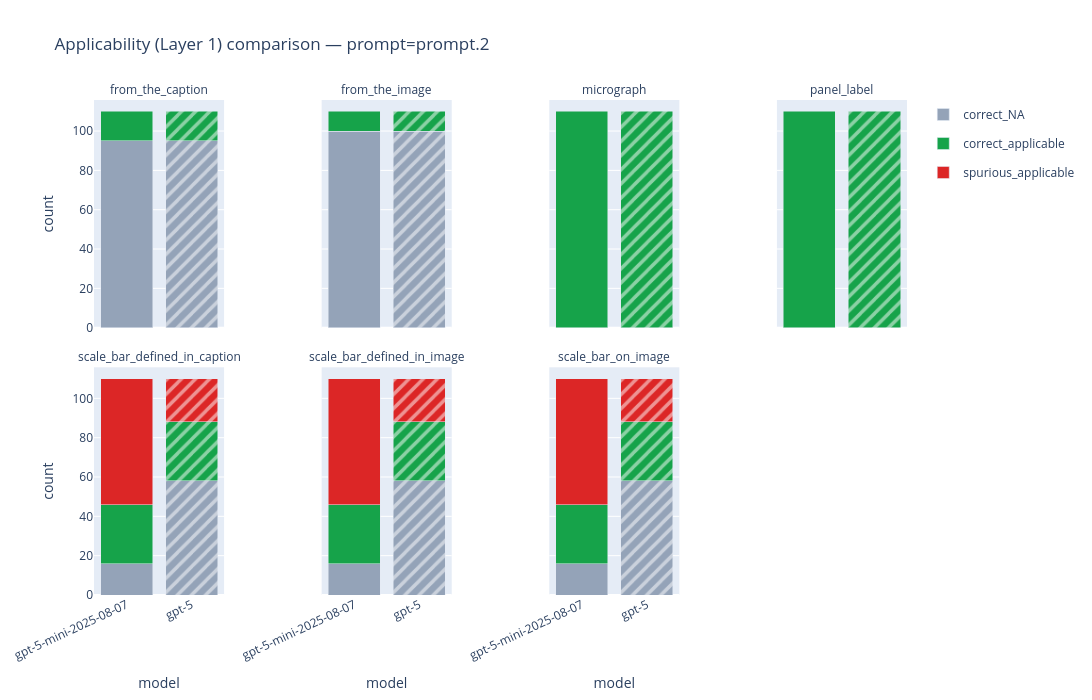

The notebook cell this image was saved under:
### Markdown cell above
### Comparing models

Same layout for `PROMPT` (default `prompt.2`). Models on the x-axis; distinguished by **bar hatching**.

### Code cell
fig_layer1_model = plot_comparison_layer1(
    summaries,
    compare="model",
    prompt=PROMPT,
)
fig_layer1_model.update_layout(
    height=LAYER1_FIG_HEIGHT,
    width=LAYER1_FIG_WIDTH,
    autosize=True,
)
fig_layer1_model.show()

### Figure 1 — Plotly figure (JSON) as saved in the notebook; plotly's stock layout.template omitted (floating-point values rounded to 4 significant figures)
{"data": [{"customdata": [["from_the_caption", "gpt-5-mini-2025-08-07"], ["from_the_caption", "gpt-5"]], "hovertemplate": "field=%{customdata[0]}<br>model=%{customdata[1]}<br>correct_NA=%{y}<extra></extra>", "legendgroup": "correct_NA", "marker": {"color": "#94a3b8", "pattern": {"fgcolor": "#ffffff", "shape": ["", "/"], "solidity": 0.35}}, "name": "correct_NA", "showlegend": true, "type": "bar", "x": ["gpt-5-mini-2025-08-07", "gpt-5"], "xaxis": "x", "y": [95, 95], "yaxis": "y"}, {"customdata": [["from_the_caption", "gpt-5-mini-2025-08-07"], ["from_the_caption", "gpt-5"]], "hovertemplate": "field=%{customdata[0]}<br>model=%{customdata[1]}<br>correct_applicable=%{y}<extra></extra>", "legendgroup": "correct_applicable", "marker": {"color": "#16a34a", "pattern": {"fgcolor": "#ffffff", "shape": ["", "/"], "solidity": 0.35}}, "name": "correct_applicable", "showlegend": true, "type": "bar", "x": ["gpt-5-mini-2025-08-07", "gpt-5"], "xaxis": "x", "y": [15, 15], "yaxis": "y"}, {"customdata": [["from_the_image", "gpt-5-mini-2025-08-07"], ["from_the_image", "gpt-5"]], "hovertemplate": "field=%{customdata[0]}<br>model=%{customdata[1]}<br>correct_NA=%{y}<extra></extra>", "legendgroup": "correct_NA", "marker": {"color": "#94a3b8", "pattern": {"fgcolor": "#ffffff", "shape": ["", "/"], "solidity": 0.35}}, "name": "correct_NA", "showlegend": false, "type": "bar", "x": ["gpt-5-mini-2025-08-07", "gpt-5"], "xaxis": "x2", "y": [100, 100], "yaxis": "y2"}, {"customdata": [["from_the_image", "gpt-5-mini-2025-08-07"], ["from_the_image", "gpt-5"]], "hovertemplate": "field=%{customdata[0]}<br>model=%{customdata[1]}<br>correct_applicable=%{y}<extra></extra>", "legendgroup": "correct_applicable", "marker": {"color": "#16a34a", "pattern": {"fgcolor": "#ffffff", "shape": ["", "/"], "solidity": 0.35}}, "name": "correct_applicable", "showlegend": false, "type": "bar", "x": ["gpt-5-mini-2025-08-07", "gpt-5"], "xaxis": "x2", "y": [10, 10], "yaxis": "y2"}, {"customdata": [["micrograph", "gpt-5-mini-2025-08-07"], ["micrograph", "gpt-5"]], "hovertemplate": "field=%{customdata[0]}<br>model=%{customdata[1]}<br>correct_applicable=%{y}<extra></extra>", "legendgroup": "correct_applicable", "marker": {"color": "#16a34a", "pattern": {"fgcolor": "#ffffff", "shape": ["", "/"], "solidity": 0.35}}, "name": "correct_applicable", "showlegend": false, "type": "bar", "x": ["gpt-5-mini-2025-08-07", "gpt-5"], "xaxis": "x3", "y": [110, 110], "yaxis": "y3"}, {"customdata": [["panel_label", "gpt-5-mini-2025-08-07"], ["panel_label", "gpt-5"]], "hovertemplate": "field=%{customdata[0]}<br>model=%{customdata[1]}<br>correct_applicable=%{y}<extra></extra>", "legendgroup": "correct_applicable", "marker": {"color": "#16a34a", "pattern": {"fgcolor": "#ffffff", "shape": ["", "/"], "solidity": 0.35}}, "name": "correct_applicable", "showlegend": false, "type": "bar", "x": ["gpt-5-mini-2025-08-07", "gpt-5"], "xaxis": "x4", "y": [110, 110], "yaxis": "y4"}, {"customdata": [["scale_bar_defined_in_caption", "gpt-5-mini-2025-08-07"], ["scale_bar_defined_in_caption", "gpt-5"]], "hovertemplate": "field=%{customdata[0]}<br>model=%{customdata[1]}<br>correct_NA=%{y}<extra></extra>", "legendgroup": "correct_NA", "marker": {"color": "#94a3b8", "pattern": {"fgcolor": "#ffffff", "shape": ["", "/"], "solidity": 0.35}}, "name": "correct_NA", "showlegend": false, "type": "bar", "x": ["gpt-5-mini-2025-08-07", "gpt-5"], "xaxis": "x5", "y": [16, 58], "yaxis": "y5"}, {"customdata": [["scale_bar_defined_in_caption", "gpt-5-mini-2025-08-07"], ["scale_bar_defined_in_caption", "gpt-5"]], "hovertemplate": "field=%{customdata[0]}<br>model=%{customdata[1]}<br>correct_applicable=%{y}<extra></extra>", "legendgroup": "correct_applicable", "marker": {"color": "#16a34a", "pattern": {"fgcolor": "#ffffff", "shape": ["", "/"], "solidity": 0.35}}, "name": "correct_applicable", "showlegend": false, "type": "bar", "x": ["gpt-5-mini-2025-08-07", "gpt-5"], "xaxis": "x5", "y": [30, 30], "yaxis": "y5"}, {"customdata": [["scale_bar_defined_in_caption", "gpt-5-mini-2025-08-07"], ["scale_bar_defined_in_caption", "gpt-5"]], "hovertemplate": "field=%{customdata[0]}<br>model=%{customdata[1]}<br>spurious_applicable=%{y}<extra></extra>", "legendgroup": "spurious_applicable", "marker": {"color": "#dc2626", "pattern": {"fgcolor": "#ffffff", "shape": ["", "/"], "solidity": 0.35}}, "name": "spurious_applicable", "showlegend": true, "type": "bar", "x": ["gpt-5-mini-2025-08-07", "gpt-5"], "xaxis": "x5", "y": [64, 22], "yaxis": "y5"}, {"customdata": [["scale_bar_defined_in_image", "gpt-5-mini-2025-08-07"], ["scale_bar_defined_in_image", "gpt-5"]], "hovertemplate": "field=%{customdata[0]}<br>model=%{customdata[1]}<br>correct_NA=%{y}<extra></extra>", "legendgroup": "correct_NA", "marker": {"color": "#94a3b8", "pattern": {"fgcolor": "#ffffff", "shape": ["", "/"], "solidity": 0.35}}, "name": "correct_NA", "showlegend": false, "type": "bar", "x": ["gpt-5-mini-2025-08-07", "gpt-5"], "xaxis": "x6", "y": [16, 58], "yaxis": "y6"}, {"customdata": [["scale_bar_defined_in_image", "gpt-5-mini-2025-08-07"], ["scale_bar_defined_in_image", "gpt-5"]], "hovertemplate": "field=%{customdata[0]}<br>model=%{customdata[1]}<br>correct_applicable=%{y}<extra></extra>", "legendgroup": "correct_applicable", "marker": {"color": "#16a34a", "pattern": {"fgcolor": "#ffffff", "shape": ["", "/"], "solidity": 0.35}}, "name": "correct_applicable", "showlegend": false, "type": "bar", "x": ["gpt-5-mini-2025-08-07", "gpt-5"], "xaxis": "x6", "y": [30, 30], "yaxis": "y6"}, {"customdata": [["scale_bar_defined_in_image", "gpt-5-mini-2025-08-07"], ["scale_bar_defined_in_image", "gpt-5"]], "hovertemplate": "field=%{customdata[0]}<br>model=%{customdata[1]}<br>spurious_applicable=%{y}<extra></extra>", "legendgroup": "spurious_applicable", "marker": {"color": "#dc2626", "pattern": {"fgcolor": "#ffffff", "shape": ["", "/"], "solidity": 0.35}}, "name": "spurious_applicable", "showlegend": false, "type": "bar", "x": ["gpt-5-mini-2025-08-07", "gpt-5"], "xaxis": "x6", "y": [64, 22], "yaxis": "y6"}, {"customdata": [["scale_bar_on_image", "gpt-5-mini-2025-08-07"], ["scale_bar_on_image", "gpt-5"]], "hovertemplate": "field=%{customdata[0]}<br>model=%{customdata[1]}<br>correct_NA=%{y}<extra></extra>", "legendgroup": "correct_NA", "marker": {"color": "#94a3b8", "pattern": {"fgcolor": "#ffffff", "shape": ["", "/"], "solidity": 0.35}}, "name": "correct_NA", "showlegend": false, "type": "bar", "x": ["gpt-5-mini-2025-08-07", "gpt-5"], "xaxis": "x7", "y": [16, 58], "yaxis": "y7"}, {"customdata": [["scale_bar_on_image", "gpt-5-mini-2025-08-07"], ["scale_bar_on_image", "gpt-5"]], "hovertemplate": "field=%{customdata[0]}<br>model=%{customdata[1]}<br>correct_applicable=%{y}<extra></extra>", "legendgroup": "correct_applicable", "marker": {"color": "#16a34a", "pattern": {"fgcolor": "#ffffff", "shape": ["", "/"], "solidity": 0.35}}, "name": "correct_applicable", "showlegend": false, "type": "bar", "x": ["gpt-5-mini-2025-08-07", "gpt-5"], "xaxis": "x7", "y": [30, 30], "yaxis": "y7"}, {"customdata": [["scale_bar_on_image", "gpt-5-mini-2025-08-07"], ["scale_bar_on_image", "gpt-5"]], "hovertemplate": "field=%{customdata[0]}<br>model=%{customdata[1]}<br>spurious_applicable=%{y}<extra></extra>", "legendgroup": "spurious_applicable", "marker": {"color": "#dc2626", "pattern": {"fgcolor": "#ffffff", "shape": ["", "/"], "solidity": 0.35}}, "name": "spurious_applicable", "showlegend": false, "type": "bar", "x": ["gpt-5-mini-2025-08-07", "gpt-5"], "xaxis": "x7", "y": [64, 22], "yaxis": "y7"}], "layout": {"annotations": [{"align": "center", "font": {"size": 12}, "showarrow": false, "text": "from_the_caption", "x": 0.08, "xanchor": "center", "xref": "paper", "y": 1, "yanchor": "bottom", "yref": "paper"}, {"align": "center", "font": {"size": 12}, "showarrow": false, "text": "from_the_image", "x": 0.36, "xanchor": "center", "xref": "paper", "y": 1, "yanchor": "bottom", "yref": "paper"}, {"align": "center", "font": {"size": 12}, "showarrow": false, "text": "micrograph", "x": 0.64, "xanchor": "center", "xref": "paper", "y": 1, "yanchor": "bottom", "yref": "paper"}, {"align": "center", "font": {"size": 12}, "showarrow": false, "text": "panel_label", "x": 0.92, "xanchor": "center", "xref": "paper", "y": 1, "yanchor": "bottom", "yref": "paper"}, {"align": "center", "font": {"size": 12}, "showarrow": false, "text": "scale_bar_defined_in_caption", "x": 0.08, "xanchor": "center", "xref": "paper", "y": 0.46, "yanchor": "bottom", "yref": "paper"}, {"align": "center", "font": {"size": 12}, "showarrow": false, "text": "scale_bar_defined_in_image", "x": 0.36, "xanchor": "center", "xref": "paper", "y": 0.46, "yanchor": "bottom", "yref": "paper"}, {"align": "center", "font": {"size": 12}, "showarrow": false, "text": "scale_bar_on_image", "x": 0.64, "xanchor": "center", "xref": "paper", "y": 0.46, "yanchor": "bottom", "yref": "paper"}], "autosize": true, "barmode": "stack", "height": 700, "title": {"text": "Applicability (Layer 1) comparison — prompt=prompt.2"}, "width": 1200, "xaxis": {"anchor": "y", "domain": [0, 0.16], "matches": "x5", "showticklabels": false}, "xaxis2": {"anchor": "y2", "domain": [0.28, 0.44], "matches": "x6", "showticklabels": false}, "xaxis3": {"anchor": "y3", "domain": [0.56, 0.72], "matches": "x7", "showticklabels": false}, "xaxis4": {"anchor": "y4", "domain": [0.84, 1], "matches": "x8", "showticklabels": false}, "xaxis5": {"anchor": "y5", "domain": [0, 0.16], "tickangle": -25, "title": {"text": "model"}}, "xaxis6": {"anchor": "y6", "domain": [0.28, 0.44], "tickangle": -25, "title": {"text": "model"}}, "xaxis7": {"anchor": "y7", "domain": [0.56, 0.72], "tickangle": -25, "title": {"text": "model"}}, "xaxis8": {"anchor": "y8", "domain": [0.84, 1], "tickangle": -25, "title": {"text": "model"}}, "yaxis": {"anchor": "x", "domain": [0.54, 1], "rangemode": "tozero", "title": {"text": "count"}}, "yaxis2": {"anchor": "x2", "domain": [0.54, 1], "matches": "y", "showticklabels": false}, "yaxis3": {"anchor": "x3", "domain": [0.54, 1], "matches": "y", "showticklabels": false}, "yaxis4": {"anchor": "x4", "domain": [0.54, 1], "matches": "y", "showticklabels": false}, "yaxis5": {"anchor": "x5", "domain": [0, 0.46], "rangemode": "tozero", "title": {"text": "count"}}, "yaxis6": {"anchor": "x6", "domain": [0, 0.46], "matches": "y5", "showticklabels": false}, "yaxis7": {"anchor": "x7", "domain": [0, 0.46], "matches": "y5", "showticklabels": false}, "yaxis8": {"anchor": "x8", "domain": [0, 0.46], "matches": "y5", "showticklabels": false}}}
